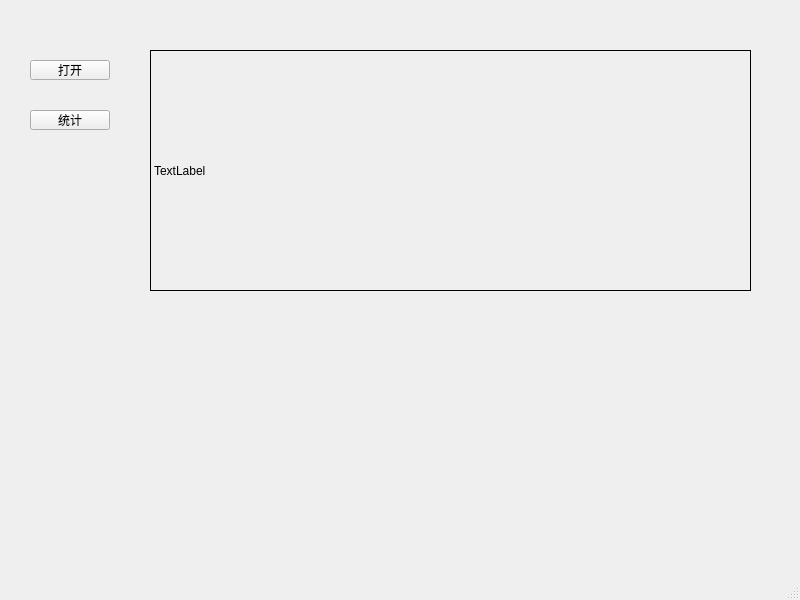
<?xml version="1.0" encoding="UTF-8"?>
<ui version="4.0">
 <class>MainWindow</class>
 <widget class="QMainWindow" name="MainWindow">
  <property name="geometry">
   <rect>
    <x>0</x>
    <y>0</y>
    <width>800</width>
    <height>600</height>
   </rect>
  </property>
  <property name="windowTitle">
   <string>MainWindow</string>
  </property>
  <widget class="QWidget" name="centralwidget">
   <widget class="QLabel" name="label">
    <property name="geometry">
     <rect>
      <x>150</x>
      <y>50</y>
      <width>601</width>
      <height>241</height>
     </rect>
    </property>
    <property name="frameShape">
     <enum>QFrame::Box</enum>
    </property>
    <property name="text">
     <string>TextLabel</string>
    </property>
   </widget>
   <widget class="QPushButton" name="btnOpen">
    <property name="geometry">
     <rect>
      <x>30</x>
      <y>60</y>
      <width>80</width>
      <height>20</height>
     </rect>
    </property>
    <property name="text">
     <string>打开</string>
    </property>
   </widget>
   <widget class="QPushButton" name="btnStatis">
    <property name="geometry">
     <rect>
      <x>30</x>
      <y>110</y>
      <width>80</width>
      <height>20</height>
     </rect>
    </property>
    <property name="text">
     <string>统计</string>
    </property>
   </widget>
  </widget>
  <widget class="QMenuBar" name="menubar">
   <property name="geometry">
    <rect>
     <x>0</x>
     <y>0</y>
     <width>800</width>
     <height>22</height>
    </rect>
   </property>
  </widget>
  <widget class="QStatusBar" name="statusbar"/>
 </widget>
 <resources/>
 <connections/>
</ui>
